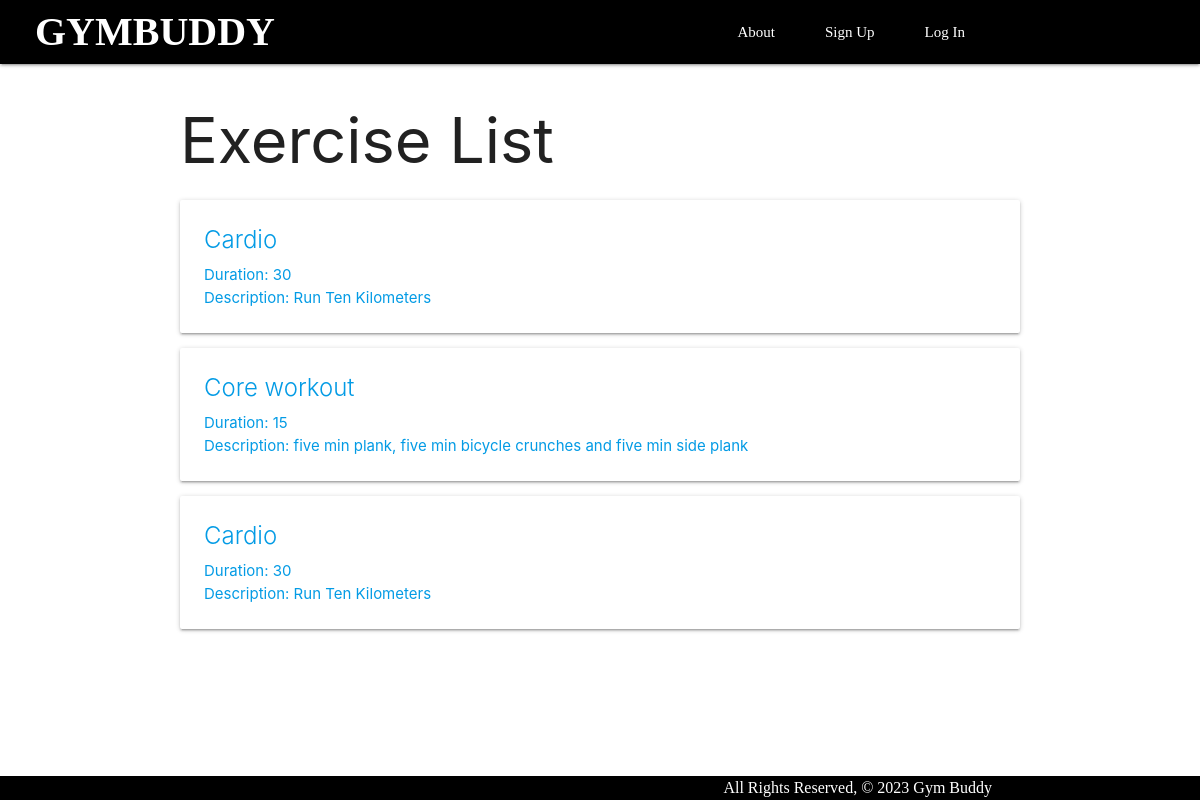
The page /exercises/ on the database as committed earlier.
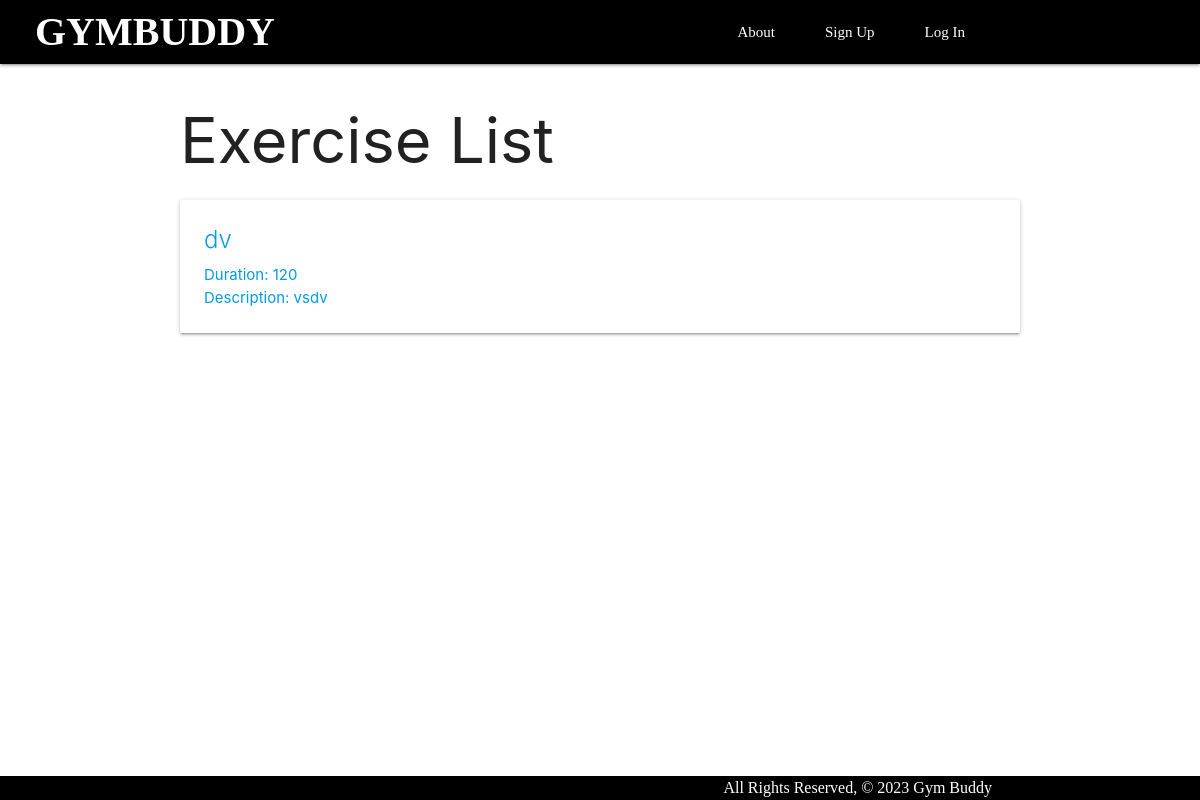
The same page on the database as committed later.
### main_app/models.py (models this page shows, shortened)
class Exercise(models.Model):
    TypeOfWorkout = models.CharField(max_length=100)
    duration = models.IntegerField()
    description = models.TextField(max_length=250)

### main_app/views.py (the view)
# urls.py: path('exercises/', views.ExerciseList.as_view(), name='exercises_index'),
class ExerciseList(ListView):
  model = Exercise

### main_app/templates/main_app/exercise_list.html (shortened to what this page needs)
{% extends 'base.html' %} {% block content %}
<h1>Exercise List</h1>
{% for exercise in exercise_list %}
<div class="card">
  <a href="{% url 'exercises_detail' exercise.id %}">
    <div class="card-content">
      <span class="card-title"> {{exercise.TypeOfWorkout}} </span>
      <p>Duration: {{exercise.duration}}</p>
      <p>Description: {{exercise.description}}</p>
    </div>
  </div>
{% endfor %} {% endblock %}

Rows that differ between the two databases and show on the page:
removed Exercise: TypeOfWorkout "Core workout", duration "15", description "five min plank, five min bicycle crunches and five min side plank"
removed Exercise: TypeOfWorkout "Cardio", duration "30", description "Run Ten Kilometers"
changed Exercise: TypeOfWorkout "Cardio" → "dv"; duration "30" → "120"; description "Run Ten Kilometers" → "vsdv"
